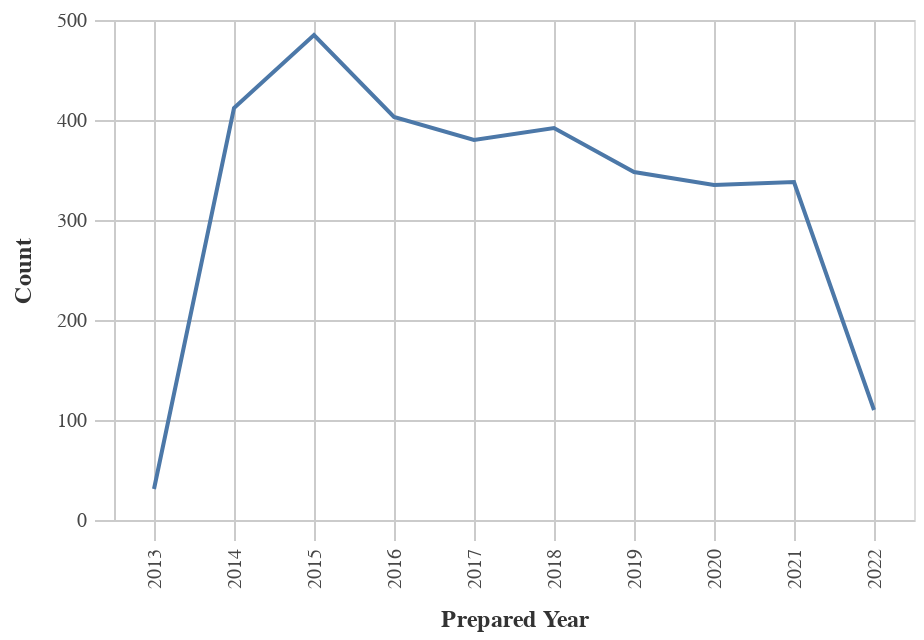

Source (notebook cell):
### Markdown cell above
### Number of Obligations by Year

### Code cell
#Line chart for Obligations by Year
chart_df = (df_top>>filter(_.variable=='prepared_y')).rename(columns= {"value":"Year"})
    
chart1= (_dla_utils.basic_line_chart_test_no_save(chart_df, 'Year', 'count', district)).encode(x=alt.X('Year:O', title='Prepared Year'))
display(chart1)

### Figure 1 — Vega-Lite specification as saved in the notebook (floating-point values rounded to 4 significant figures)
{"config": {"view": {"continuousWidth": 400, "continuousHeight": 300}, "axis": {"domainColor": "#cbcbcb", "grid": true, "gridColor": "#cbcbcb", "gridWidth": 1, "labelColor": "#474747", "labelFont": "Nunito Sans", "labelFontSize": 10, "labelPadding": 4, "tickColor": "#cbcbcb", "tickSize": 10, "titleColor": "#333", "titleFont": "Raleway", "titleFontSize": 12, "titlePadding": 10}, "axisBand": {"grid": false}, "background": "white", "font": "Raleway", "header": {"labelFont": "Nunito Sans", "titleFont": "Raleway"}, "legend": {"labelColor": "#333", "labelFont": "Nunito Sans", "labelFontSize": 11, "labelLimit": 0, "padding": 1, "symbolSize": 30, "symbolType": "square", "titleColor": "#333", "titleFont": "Raleway", "titleFontSize": 14, "titlePadding": 10}, "title": {"anchor": "middle", "font": "Raleway", "fontSize": 18, "fontWeight": 300, "offset": 20}}, "data": {"name": "data-3e68e05aff41607c9372f8d5ef584fc5"}, "mark": "line", "encoding": {"tooltip": [{"field": "Year", "title": "Year", "type": "quantitative"}, {"field": "count", "title": "Count", "type": "quantitative"}], "x": {"field": "Year", "title": "Prepared Year", "type": "ordinal"}, "y": {"field": "count", "title": "Count", "type": "quantitative"}}, "height": 250, "width": 400, "$schema": "https://vega.github.io/schema/vega-lite/v4.17.0.json", "datasets": {"data-3e68e05aff41607c9372f8d5ef584fc5": [{"Year": 2015.0, "count": 485, "variable": "prepared_y"}, {"Year": 2014.0, "count": 412, "variable": "prepared_y"}, {"Year": 2016.0, "count": 403, "variable": "prepared_y"}, {"Year": 2018.0, "count": 392, "variable": "prepared_y"}, {"Year": 2017.0, "count": 380, "variable": "prepared_y"}, {"Year": 2019.0, "count": 348, "variable": "prepared_y"}, {"Year": 2021.0, "count": 338, "variable": "prepared_y"}, {"Year": 2020.0, "count": 335, "variable": "prepared_y"}, {"Year": 2022.0, "count": 110, "variable": "prepared_y"}, {"Year": 2013.0, "count": 31, "variable": "prepared_y"}]}}
